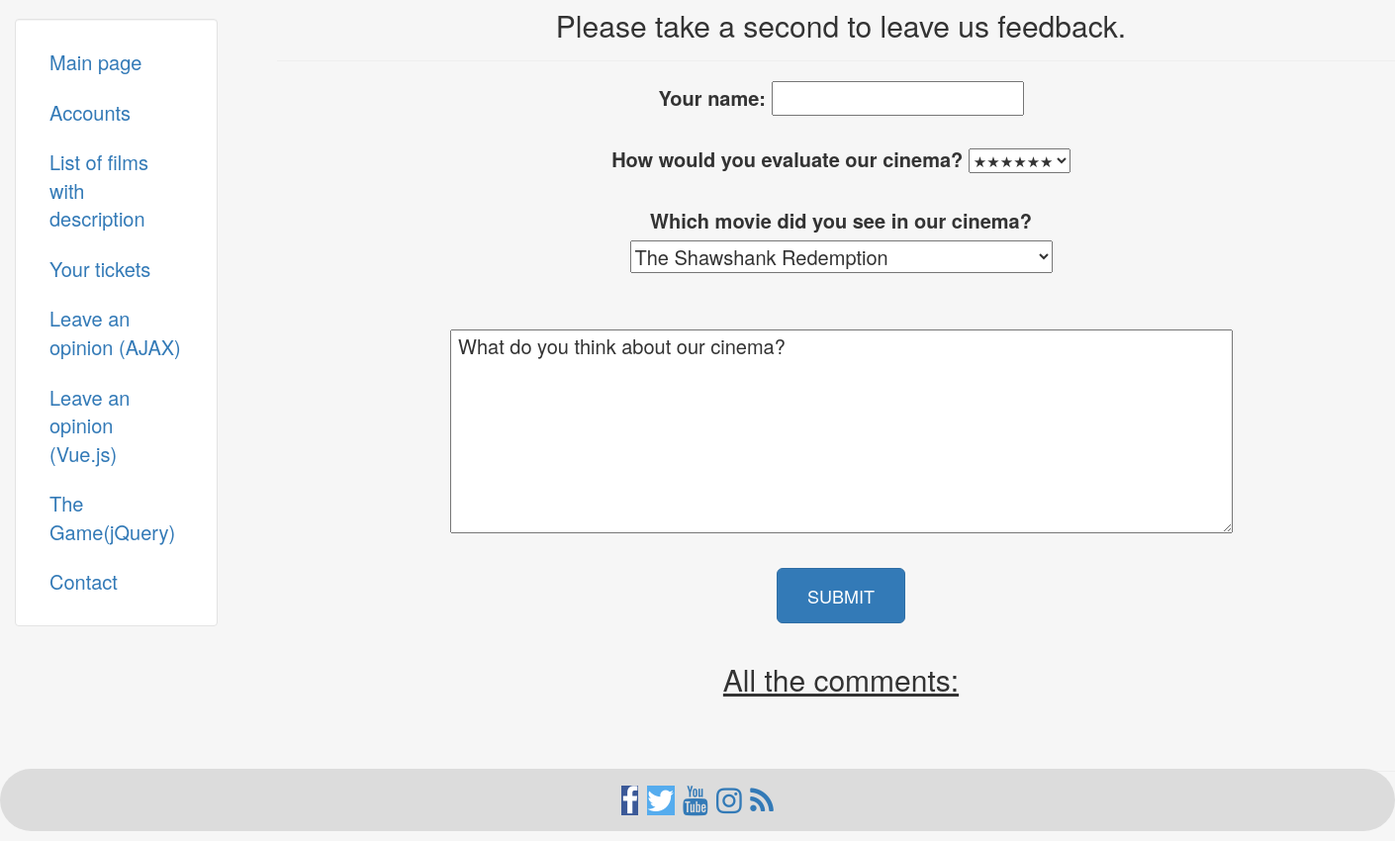
The app's page /ajax (lower part), older data.
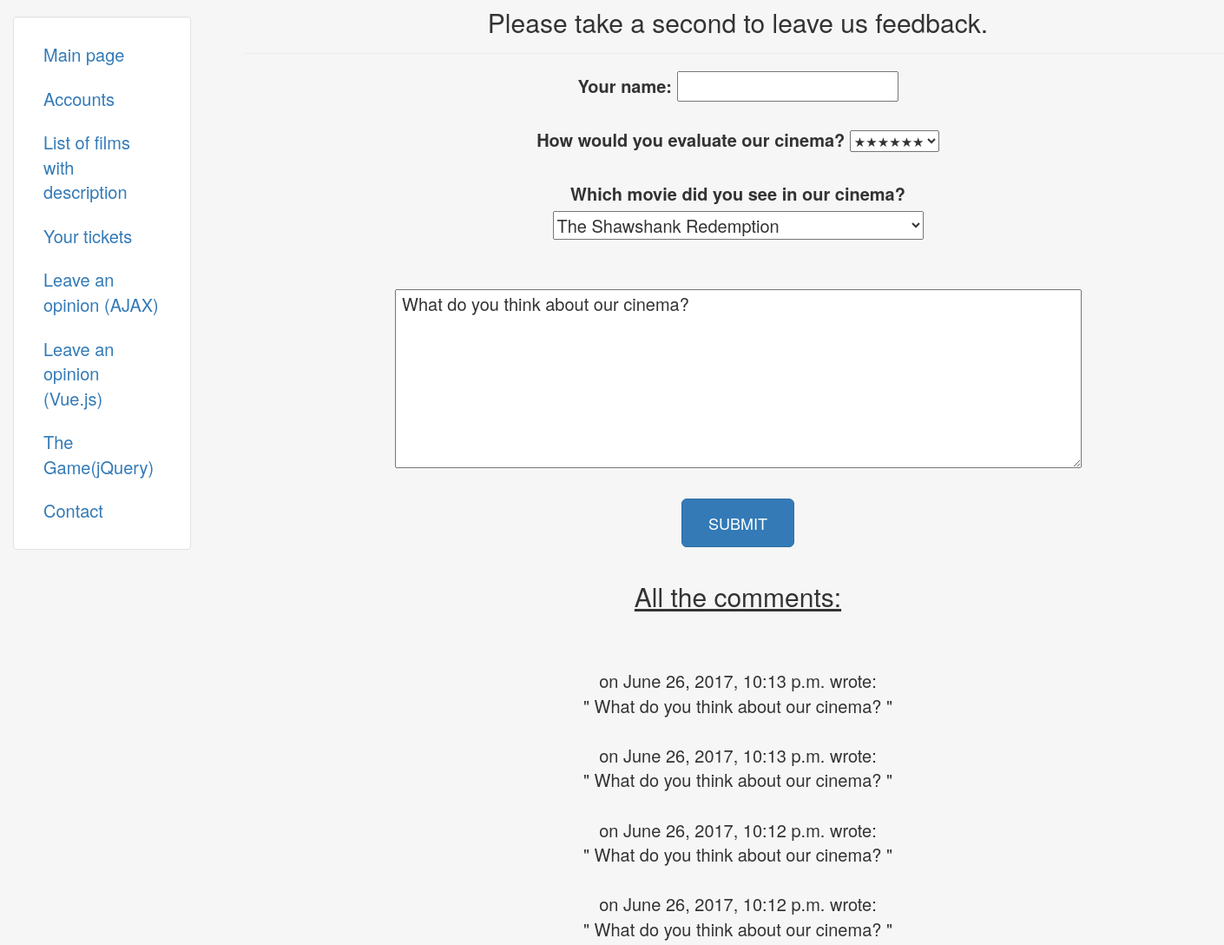
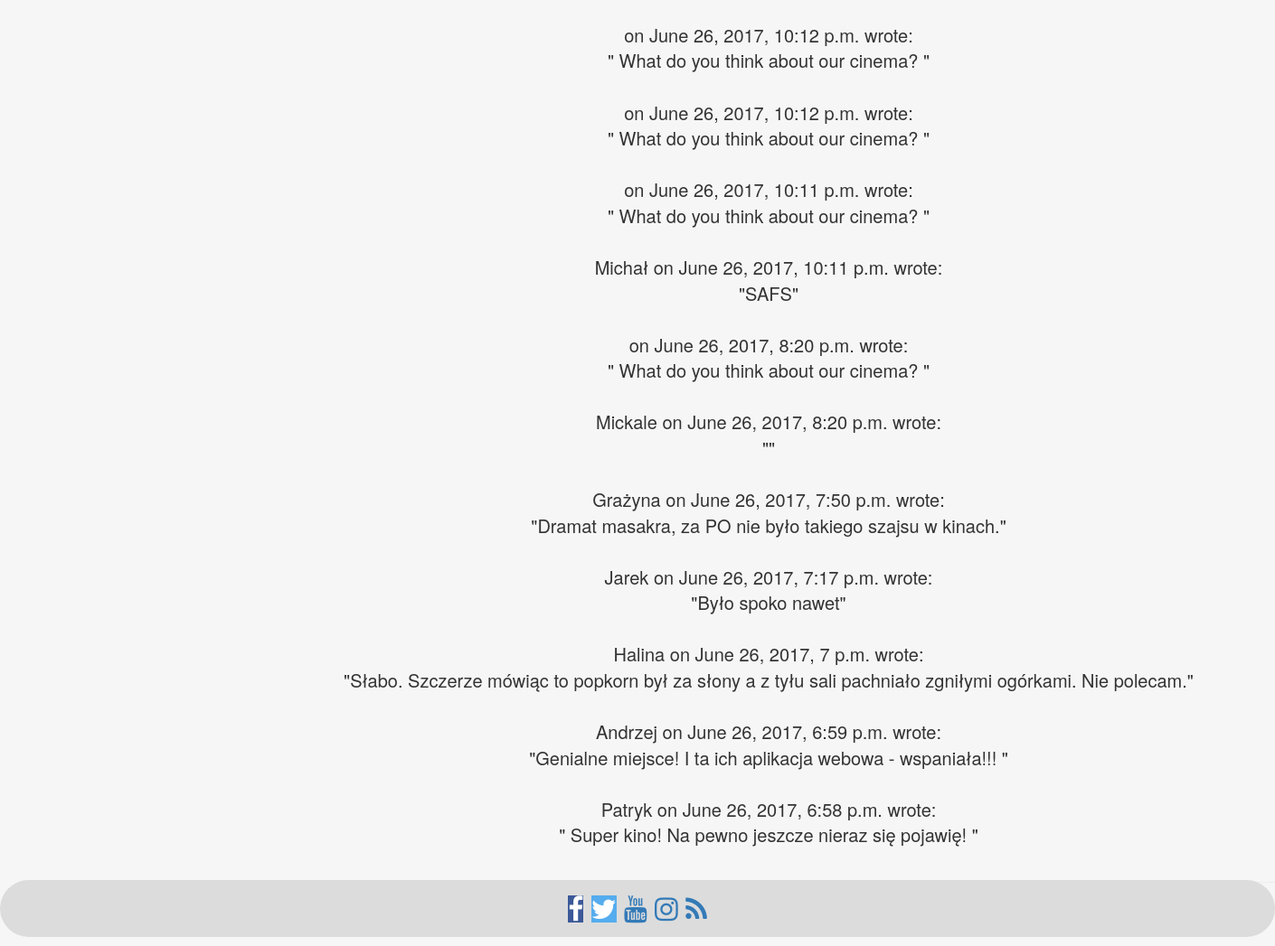
The same page, newer data (2 pictures, top to bottom).
### reservations/models.py (models this page shows, shortened)
class Evaluation(models.Model):
    MARK_CHOICES = (
        (1, "*"),
        (2, "**"),
        (3, "***"),
        (4, "****"),
        (5, "*****"),
        (6, "******"),
    )
    opinion = models.TextField(max_length=1000)
    seans = models.ForeignKey(Movie, default=1)
    author = models.TextField(max_length=100, default="Anonumous")
    mark = models.IntegerField(choices=MARK_CHOICES, default=6)
    timestamp = models.DateTimeField(auto_now_add=True)
    class Meta:
        verbose_name_plural = "evaluations"
        ordering = ('-timestamp',)
    def __str__(self):
        return "Opinion by " + str(self.author) + " from " + str(self.timestamp)
    class EvaluationAdmin(admin.ModelAdmin):
        list_display = ('__str__', 'text', 'mark', 'seans')
        list_filter = ('timestamp', 'author')

### reservations/views.py (the view)
# urls.py: url(r'^ajax', views.ajaxview, name="ajax"),
def ajaxview(request):
    movies = Movie.objects.all()
    evaluations = Evaluation.objects.all()
    return render(request, 'home/ajax.html', dict(movies=movies,
                                                  evaluations=evaluations))

### reservations/models.py (called while the page is built)
    def __str__(self):
        return self.title

### reservations/templates/home/ajax.html (shortened to what this page needs)
{% extends "home/base.html" %}
{% block content %}
    <div class="container" align="middle" padding="50px" style="font-size: 20px">
        <div class="page-header">
            <h2>Please take a second to leave us feedback.</h2>
        </div>
        <div style="text-align: center">
            <form id="evaluation_form">{% csrf_token %}
                <label for="name">Your name:</label>
                <input type="text" id="name"/>
                <br/>
                <br/>
                <label for="mark">How would you evaluate our cinema?</label>
                <select id="mark" name="mark" style="font-size: 15px">
                    <option value="6">&starf;&starf;&starf;&starf;&starf;&starf;</option>
                </select>
                <br/>
                <br/>
                <label for="movie">Which movie did you see in our cinema?</label>
                <br/>
                <select id="movie" name="movie">
                    {% for movie in movies %}
                        <option value="{{ movie }}">{{ movie }}</option>
                    {% endfor %}
                </select>
                <br/>
                <br/>
                <br/>
                <div style="text-align: center">
                <textarea id="opinion" name="opinion" cols="70" rows="7" onfocus="clearContents(this);"> What do you think about our cinema?
            </textarea>
                </div>
                <br/>
                <input type="Submit" class="btn btn-primary btn-lg  btn-huge" style="padding: 15px 30px;"
                       value="SUBMIT">
            </form>
        </div>
        <div style="text-align: center">
            <div class="page-header">
                <h2 style="text-decoration: underline;">All the comments:</h2>
                <br/>
                <div id="update-holder">
                    <br/>
                    {% for ev in evaluations %}
                        <div>{{ ev.author }} on {{ ev.timestamp }} wrote:<br/>
                            "{{ ev.opinion }}"<br/><br/></div>
                    {% endfor %}
                </div>
            </div>
        </div>
{% endblock %}

Row changes from the older to the newer data that the page shows:
added Evaluation: timestamp "June 26, 2017, 10:13 p.m.", opinion "What do you think about our cinema?"
added Evaluation: timestamp "June 26, 2017, 10:13 p.m.", opinion "What do you think about our cinema?"
added Evaluation: timestamp "June 26, 2017, 10:12 p.m.", opinion "What do you think about our cinema?"
added Evaluation: timestamp "June 26, 2017, 10:12 p.m.", opinion "What do you think about our cinema?"
added Evaluation: timestamp "June 26, 2017, 10:12 p.m.", opinion "What do you think about our cinema?"
added Evaluation: timestamp "June 26, 2017, 10:12 p.m.", opinion "What do you think about our cinema?"
added Evaluation: timestamp "June 26, 2017, 10:11 p.m.", opinion "What do you think about our cinema?"
added Evaluation: author "Michał", timestamp "June 26, 2017, 10:11 p.m.", opinion "SAFS"
added Evaluation: timestamp "June 26, 2017, 8:20 p.m.", opinion "What do you think about our cinema?"
added Evaluation: author "Mickale", timestamp "June 26, 2017, 8:20 p.m."
added Evaluation: author "Grażyna", timestamp "June 26, 2017, 7:50 p.m.", opinion "Dramat masakra, za PO nie było takiego szajsu w kinach."
added Evaluation: author "Jarek", timestamp "June 26, 2017, 7:17 p.m.", opinion "Było spoko nawet"
added Evaluation: author "Halina", timestamp "June 26, 2017, 7 p.m.", opinion "Słabo. Szczerze mówiąc to popkorn był za słony a z tyłu sali pachniało zgniłymi ogórkami. Nie polecam."
added Evaluation: author "Andrzej", timestamp "June 26, 2017, 6:59 p.m.", opinion "Genialne miejsce! I ta ich aplikacja webowa - wspaniała!!!"
added Evaluation: author "Patryk", timestamp "June 26, 2017, 6:58 p.m.", opinion "Super kino! Na pewno jeszcze nieraz się pojawię!"
